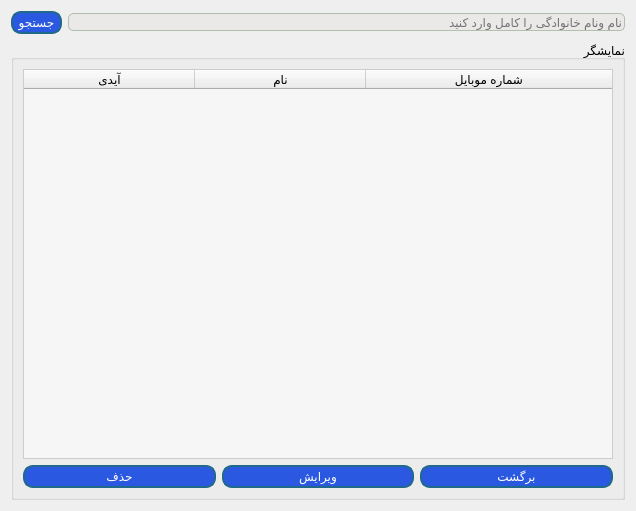
<?xml version="1.0" encoding="UTF-8"?>
<ui version="4.0">
 <class>SearchAdmin</class>
 <widget class="QDialog" name="SearchAdmin">
  <property name="geometry">
   <rect>
    <x>0</x>
    <y>0</y>
    <width>636</width>
    <height>511</height>
   </rect>
  </property>
  <property name="windowTitle">
   <string>جستجوی ادمین</string>
  </property>
  <property name="windowIcon">
   <iconset resource="resources.qrc">
    <normaloff>:/img/images/login.png</normaloff>:/img/images/login.png</iconset>
  </property>
  <property name="styleSheet">
   <string notr="true">
QLineEdit{
	border : 1px solid #b0bfae;
	border-radius : 5px;
	background-color : #ebe8e8;
}

QPushButton{
	border-radius: 10px;
	padding : 2px 5px;
	background :#2b58e0;
	border : 2px solid #21698a;
	color : white;
}
QPushButton:hover {
	background-color : #75a0eb ;
}
QToolButton
{
border-radius:10px;
background:red;
color:white;
}
QTableWidget{
selection-background-color: #75a0eb ;
border : 1px solid #ccc;
background-color : #f6f6f6;
alternate-background-color : #e9e9e9;
color : black;
}
</string>
  </property>
  <layout class="QVBoxLayout" name="verticalLayout">
   <item>
    <layout class="QHBoxLayout" name="horizontalLayout">
     <item>
      <widget class="QPushButton" name="search">
       <property name="text">
        <string>جستجو</string>
       </property>
      </widget>
     </item>
     <item>
      <widget class="QLineEdit" name="nameForSearch">
       <property name="placeholderText">
        <string>نام ونام خانوادگی را کامل وارد کنید</string>
       </property>
      </widget>
     </item>
    </layout>
   </item>
   <item>
    <widget class="QGroupBox" name="groupBox">
     <property name="cursor">
      <cursorShape>PointingHandCursor</cursorShape>
     </property>
     <property name="title">
      <string>نمایشگر</string>
     </property>
     <property name="alignment">
      <set>Qt::AlignRight|Qt::AlignTrailing|Qt::AlignVCenter</set>
     </property>
     <layout class="QGridLayout" name="gridLayout">
      <item row="1" column="0">
       <widget class="QPushButton" name="delete_2">
        <property name="text">
         <string>حذف</string>
        </property>
       </widget>
      </item>
      <item row="1" column="1">
       <widget class="QPushButton" name="edit">
        <property name="text">
         <string>ویرایش</string>
        </property>
       </widget>
      </item>
      <item row="1" column="2">
       <widget class="QPushButton" name="back">
        <property name="text">
         <string>برگشت</string>
        </property>
       </widget>
      </item>
      <item row="0" column="0" colspan="3">
       <widget class="QTableWidget" name="tableAdmin">
        <property name="frameShape">
         <enum>QFrame::Box</enum>
        </property>
        <property name="frameShadow">
         <enum>QFrame::Raised</enum>
        </property>
        <property name="lineWidth">
         <number>3</number>
        </property>
        <property name="midLineWidth">
         <number>1</number>
        </property>
        <property name="editTriggers">
         <set>QAbstractItemView::NoEditTriggers</set>
        </property>
        <property name="alternatingRowColors">
         <bool>true</bool>
        </property>
        <attribute name="horizontalHeaderCascadingSectionResizes">
         <bool>false</bool>
        </attribute>
        <attribute name="horizontalHeaderDefaultSectionSize">
         <number>171</number>
        </attribute>
        <attribute name="horizontalHeaderStretchLastSection">
         <bool>true</bool>
        </attribute>
        <attribute name="verticalHeaderDefaultSectionSize">
         <number>39</number>
        </attribute>
        <attribute name="verticalHeaderStretchLastSection">
         <bool>true</bool>
        </attribute>
        <column>
         <property name="text">
          <string>آیدی</string>
         </property>
        </column>
        <column>
         <property name="text">
          <string>نام</string>
         </property>
        </column>
        <column>
         <property name="text">
          <string>شماره موبایل</string>
         </property>
        </column>
       </widget>
      </item>
     </layout>
    </widget>
   </item>
  </layout>
 </widget>
 <resources>
  <include location="resources.qrc"/>
 </resources>
 <connections/>
</ui>
